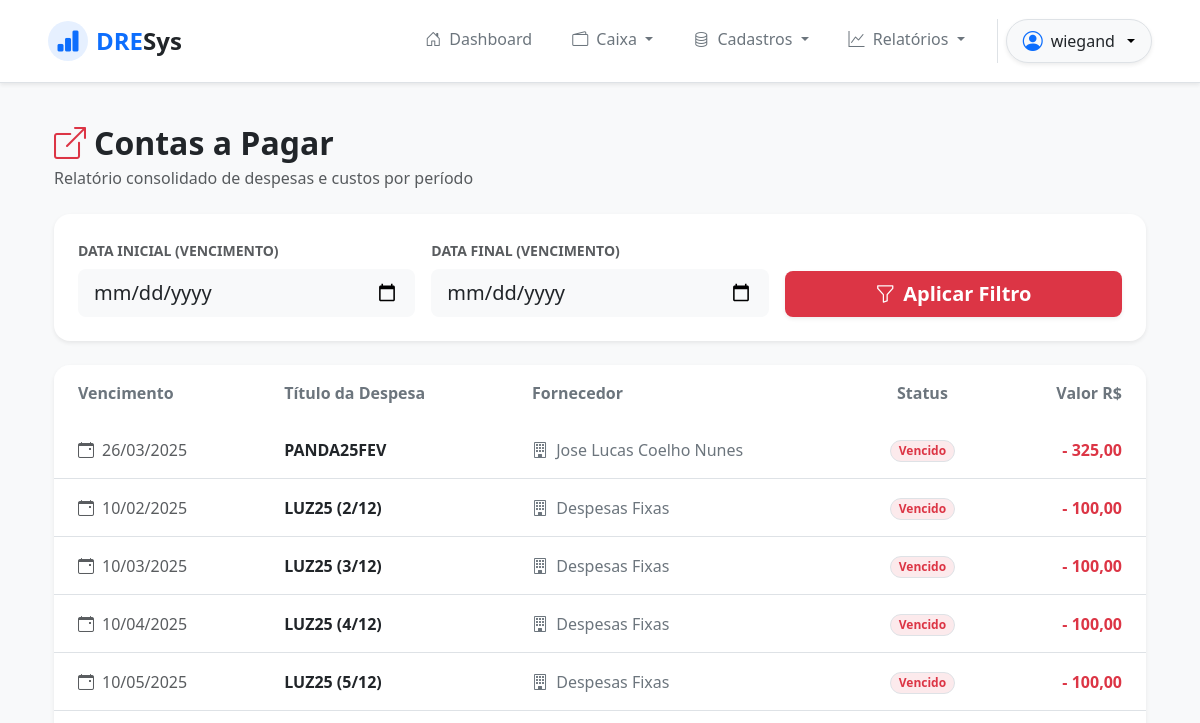
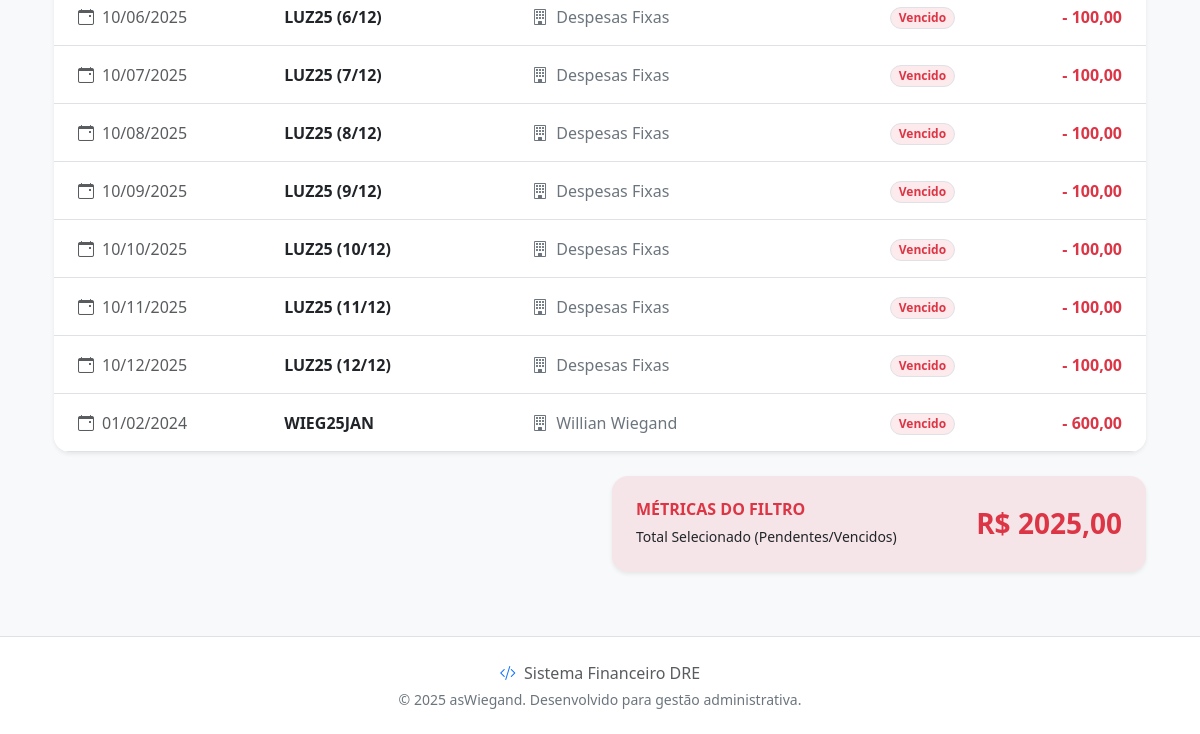
Before: /outflows/report/ (signed in) with the older database file (2 pictures, top to bottom).
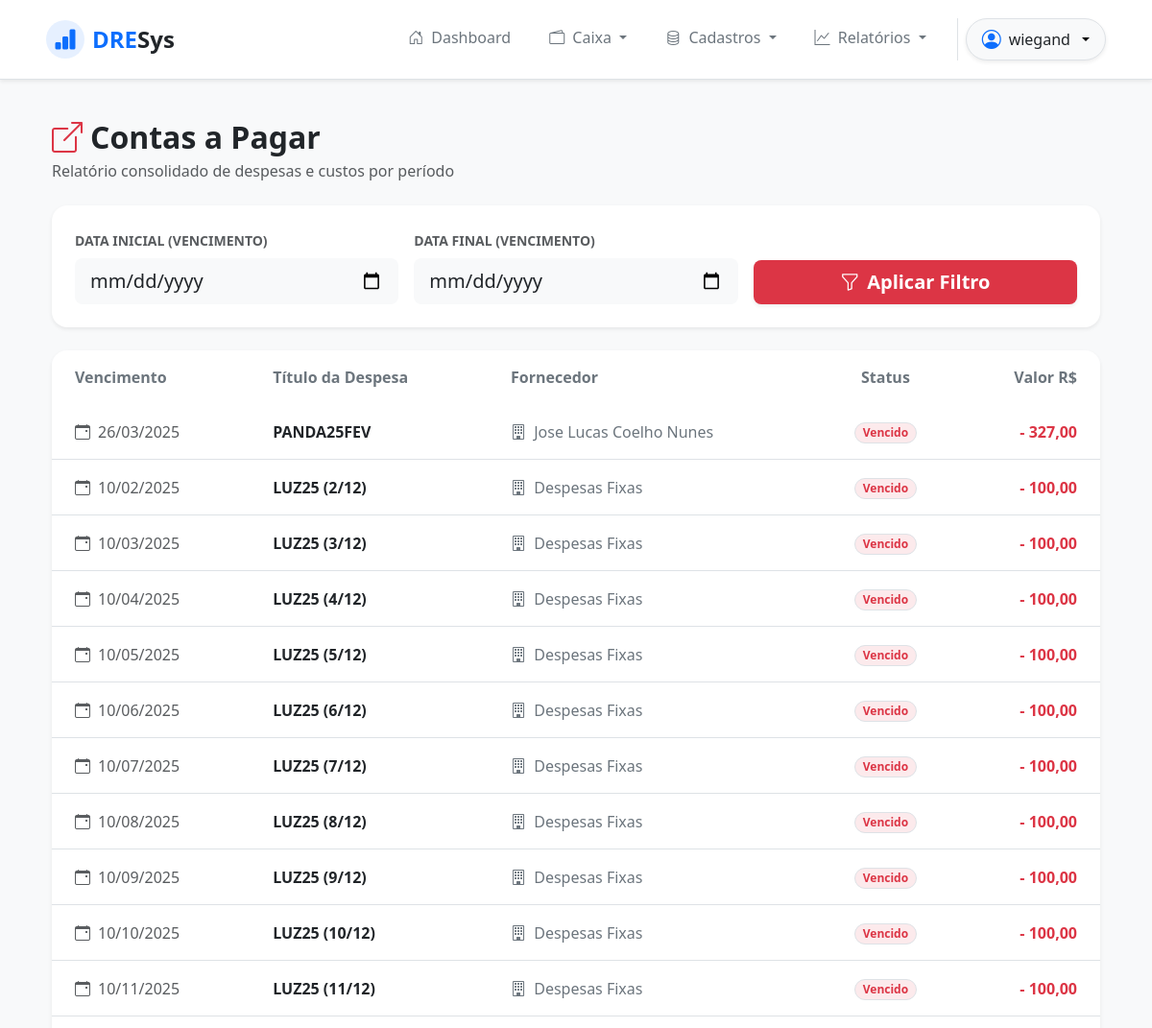
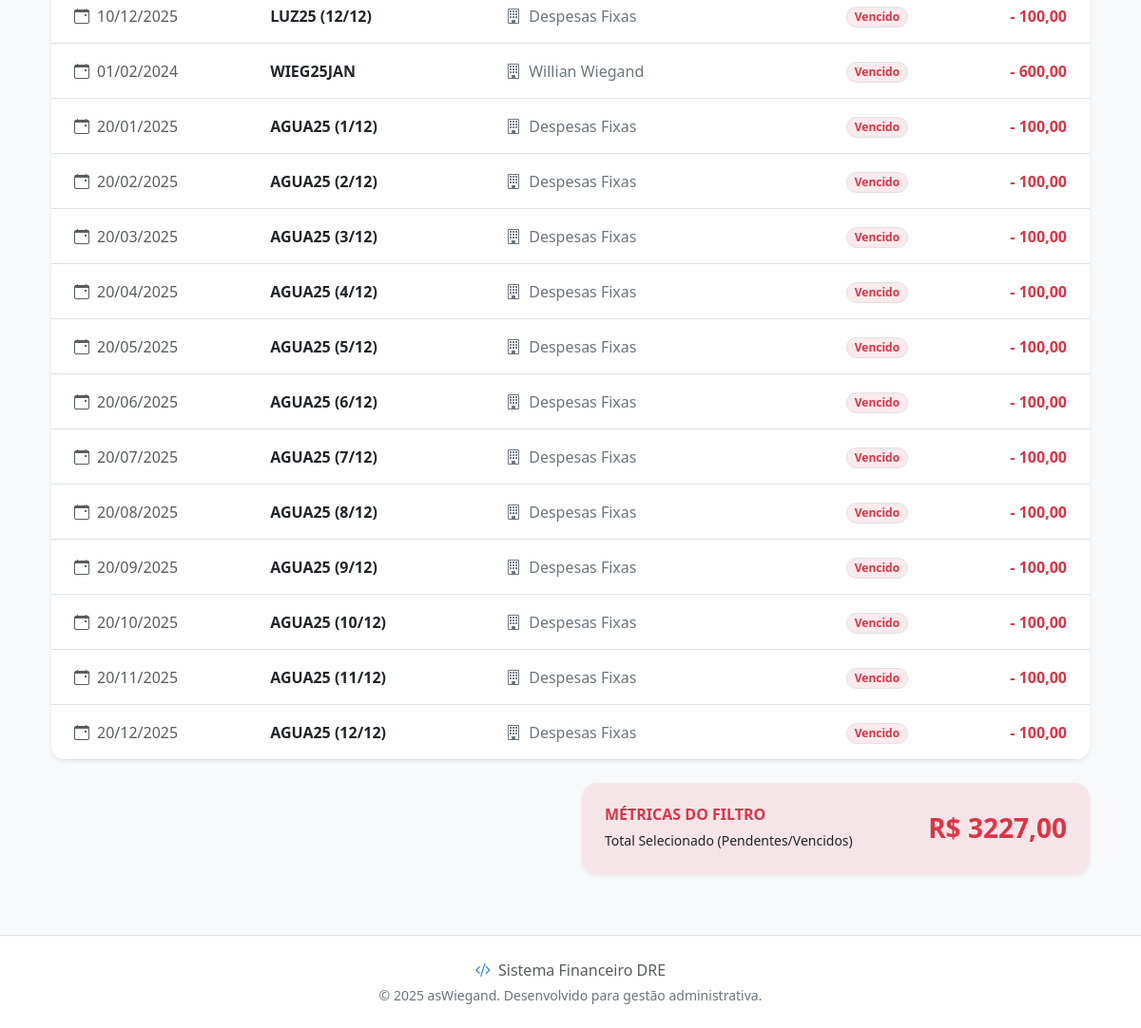
After: the same page with the newer database file (2 pictures, top to bottom).
### outflows/models.py (models this page shows, shortened)
class Outflow(models.Model):
    created_date = models.DateField()
    expire_date = models.DateField()
    supplier = models.ForeignKey(Supplier, on_delete=models.PROTECT, related_name='outflows')
    accounting = models.ForeignKey(Accounting, on_delete=models.PROTECT, related_name='outflows')
    payment_method = models.ForeignKey(Payment, on_delete=models.PROTECT, related_name='outflows')
    title = models.CharField(max_length=15)
    status = models.CharField(max_length=2, default='NP')
    value = models.DecimalField(max_digits=20, decimal_places=2, default=0)
    payment_date = models.DateField(blank=True, null=True)
    @property
    def is_expired(self):
        return self.expire_date < timezone.localdate()

### suppliers/models.py (models this page shows)
class Supplier(models.Model):
    cnpj_cpf = models.CharField(
        max_length=18,
        unique=True,
        validators=[validate_cpf_cnpj],
        verbose_name="CNPJ ou CPF",
        blank=True
    )
    company_name = models.CharField(max_length=100, blank=False, null=False)
    fantasy_name = models.CharField(max_length=100, blank=True, default='')
    city = models.CharField(max_length=100, blank=True)
    address = models.CharField(max_length=100, blank=True)
    phone = models.CharField(blank=True)
    email = models.EmailField(blank=True)
    def __str__(self):
            return self.company_name

### outflows/views.py (the view)
# urls.py: path('outflows/report/', views.outflow_report, name='outflow_report'),
@login_required
@permission_required('outflows.view_outflow', raise_exception=True)
def outflow_report(request):
    start_date = request.GET.get('start_date')
    end_date = request.GET.get('end_date')
    outflows = Outflow.objects.filter(status='NP')
    if start_date:
        outflows = outflows.filter(expire_date__gte=start_date)
    if end_date:
        outflows = outflows.filter(expire_date__lte=end_date)
    total_np = outflows.filter(status='NP').aggregate(total=Sum('value'))['total'] or 0
    return render(request, 'outflow_report.html', {
        'outflows': outflows,
        'total_np': total_np,
        'start_date': start_date,
        'end_date': end_date
    })

### outflows/templates/outflow_report.html (shortened to what the changed rows need)
{% extends 'base.html' %}
{% block content %}
<div class="container-fluid py-4">
    <div class="row mb-4 align-items-center">
        <div class="col-12">
            <h2 class="fw-bold text-dark mb-1">
                <i class="bi bi-box-arrow-up-right text-danger me-2"></i>Contas a Pagar
            </h2>
        </div>
    </div>
    <div class="card border-0 shadow-sm rounded-4 overflow-hidden mb-4">
        <div class="table-responsive">
            <table class="table table-hover align-middle mb-0">
                <thead class="bg-light">
                    <tr>
                        <th class="py-3 px-4 text-secondary fw-semibold border-0">Vencimento</th>
                        <th class="py-3 px-4 text-secondary fw-semibold border-0">Título da Despesa</th>
                        <th class="py-3 px-4 text-secondary fw-semibold border-0">Fornecedor</th>
                        <th class="py-3 px-4 text-secondary fw-semibold border-0 text-center">Status</th>
                        <th class="py-3 px-4 text-secondary fw-semibold border-0 text-end">Valor R$</th>
                    </tr>
                </thead>
                <tbody class="border-top-0">
                    {% for outflow in outflows %}
                    <tr>
                        <td class="px-4 py-3 text-muted">
                            <i class="bi bi-calendar-event me-2"></i>{{ outflow.expire_date|date:"d/m/Y" }}
                        </td>
                        <td class="px-4 py-3">
                            <span class="fw-bold text-dark">{{ outflow.title }}</span>
                        </td>
                        <td class="px-4 py-3">
                            <span class="text-secondary"><i class="bi bi-building me-1"></i>
                                {{ outflow.supplier }}</span>
                        </td>
                        <td class="px-4 py-3 text-center">
                            {% if outflow.status == 'PG' %}
                            <span
                                class="badge bg-success bg-opacity-10 text-success border px-2 py-1 rounded-pill">Efetuado</span>
                            {% elif outflow.status == 'NP' and outflow.is_expired %}
                            <span
                                class="badge bg-danger bg-opacity-10 text-danger border px-2 py-1 rounded-pill">Vencido</span>
                            {% else %}
                            <span
                                class="badge bg-warning bg-opacity-10 text-warning border px-2 py-1 rounded-pill">Pendente</span>
                            {% endif %}
                        </td>
                        <td class="px-4 py-3 text-end">
                            <span class="fw-bold text-danger">- {{ outflow.value|floatformat:2 }}</span>
                        </td>
                    </tr>
                    {% endfor %}
                </tbody>
            </table>
        </div>
    </div>
    {% if total_np %}
    <div class="row">
        <div class="col-md-6 ms-auto">
            <div class="card border-0 bg-danger bg-opacity-10 shadow-sm rounded-4">
                <div class="card-body p-4 d-flex justify-content-between align-items-center">
                    <div>
                        <h6 class="text-danger fw-bold text-uppercase mb-1">Métricas do Filtro</h6>
                        <span class="text-dark fw-medium small">Total Selecionado (Pendentes/Vencidos)</span>
                    </div>
                    <div>
                        <h3 class="fw-bold text-danger mb-0">R$ {{ total_np|floatformat:2 }}</h3>
                    </div>
                </div>
            </div>
        </div>
    </div>
    {% endif %}
</div>
{% endblock %}

Changed rows visible on the page:
changed Outflow "PANDA25FEV": value "325,00" → "327,00"
added Outflow: expire_date "20/01/2025", title "AGUA25 (1/12)", supplier "Despesas Fixas", status "Vencido", value "100,00"
added Outflow: expire_date "20/02/2025", title "AGUA25 (2/12)", supplier "Despesas Fixas", status "Vencido", value "100,00"
added Outflow: expire_date "20/03/2025", title "AGUA25 (3/12)", supplier "Despesas Fixas", status "Vencido", value "100,00"
added Outflow: expire_date "20/04/2025", title "AGUA25 (4/12)", supplier "Despesas Fixas", status "Vencido", value "100,00"
added Outflow: expire_date "20/05/2025", title "AGUA25 (5/12)", supplier "Despesas Fixas", status "Vencido", value "100,00"
added Outflow: expire_date "20/06/2025", title "AGUA25 (6/12)", supplier "Despesas Fixas", status "Vencido", value "100,00"
added Outflow: expire_date "20/07/2025", title "AGUA25 (7/12)", supplier "Despesas Fixas", status "Vencido", value "100,00"
added Outflow: expire_date "20/08/2025", title "AGUA25 (8/12)", supplier "Despesas Fixas", status "Vencido", value "100,00"
added Outflow: expire_date "20/09/2025", title "AGUA25 (9/12)", supplier "Despesas Fixas", status "Vencido", value "100,00"
added Outflow: expire_date "20/10/2025", title "AGUA25 (10/12)", supplier "Despesas Fixas", status "Vencido", value "100,00"
added Outflow: expire_date "20/11/2025", title "AGUA25 (11/12)", supplier "Despesas Fixas", status "Vencido", value "100,00"
added Outflow: expire_date "20/12/2025", title "AGUA25 (12/12)", supplier "Despesas Fixas", status "Vencido", value "100,00"
Other visible differences:
{{ total_np|floatformat:2 }}: "2025,00" → "3227,00"
